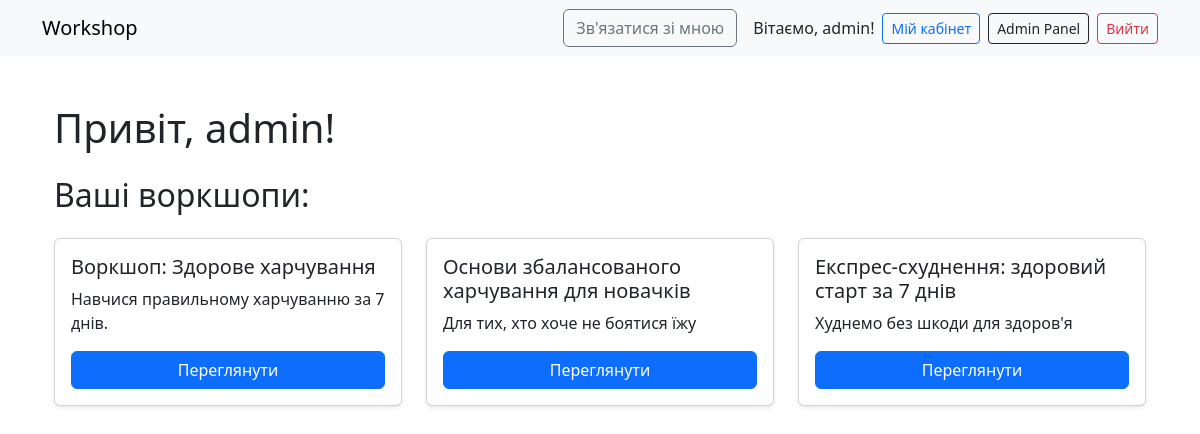
Before: /cabinet/ (signed in) with the older database file.
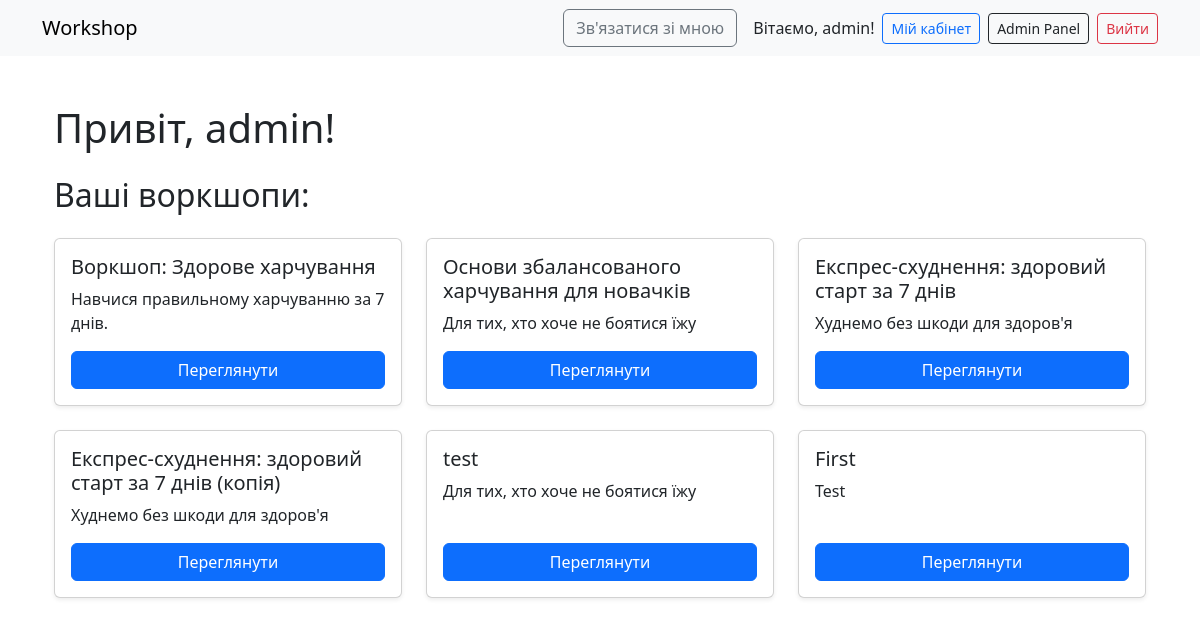
After: the same page with the newer database file.
### courses/models.py (models this page shows, shortened)
class Course(models.Model):
    title = models.CharField(max_length=255)
    slug = models.SlugField(unique=True, blank=True)
    description = models.TextField()
    price = models.DecimalField(max_digits=8, decimal_places=2)
    created_at = models.DateTimeField(auto_now_add=True)
    is_published = models.BooleanField(default=False)

### courses/views.py (the view)
# urls.py: path('cabinet/', login_required(views.cabinet_view), name='cabinet'),
@login_required
def cabinet_view(request):
    if request.user.is_superuser:
        courses = Course.objects.all()
        return render(request, 'courses/cabinet.html', {
            'all_courses': courses,
            'user_courses': None,
        })
    else:
        user_courses = UserCourse.objects.filter(user=request.user, is_paid=True).select_related('course')
        return render(request, 'courses/cabinet.html', {
            'all_courses': None,
            'user_courses': user_courses,
        })

### courses/templates/courses/cabinet.html (shortened to what this page needs)
{% extends 'courses/base.html' %}
{% block content %}
<div class="container mt-5">
  <h1 class="mb-4">Привіт, {{ request.user.username }}!</h1>
  <h2 class="mb-4">Ваші воркшопи:</h2>
  {% if all_courses %}
    <div class="row">
        {% for course in all_courses %}
        <div class="col-md-6 col-lg-4 mb-4">
            <div class="card h-100 shadow-sm">
            <div class="card-body d-flex flex-column">
                <h5 class="card-title">{{ course.title }}</h5>
                <p class="card-text">{{ course.description|truncatewords:20 }}</p>
                <div class="mt-auto">
                <a href="{% url 'course_detail' course.id %}" class="btn btn-primary w-100">Переглянути</a>
                </div>
            </div>
            </div>
        </div>
        {% endfor %}
    </div>
{% else %}
  <div class="alert alert-warning">У вас ще немає доступних курсів.</div>
{% endif %}
</div>
{% endblock %}

Changed rows visible on the page:
added Course: title "Експрес-схуднення: здоровий старт за 7 днів (копія)", description "Худнемо без шкоди для здоров'я"
added Course: title "test", description "Для тих, хто хоче не боятися їжу"
added Course: title "First", description "Test"
